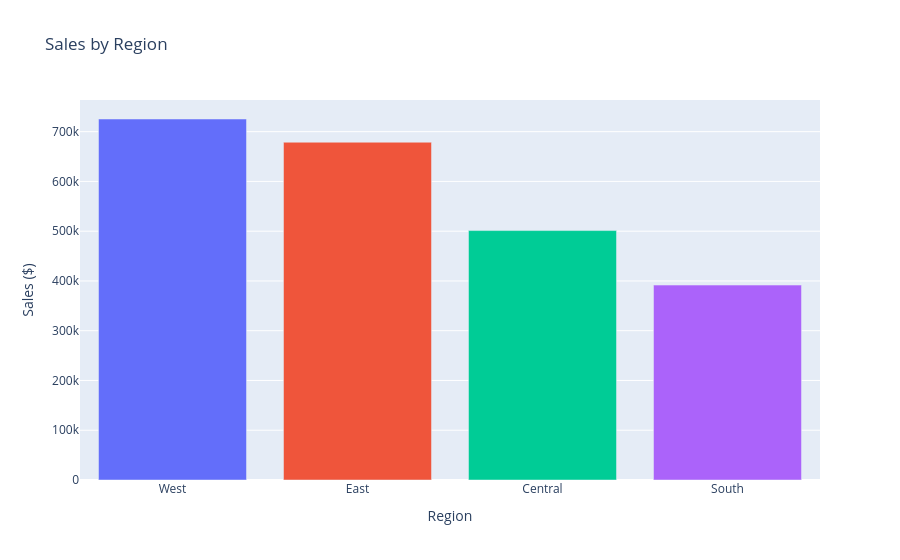

The cell this chart's notebook holds for it:
### Code cell
# Visualization 5: Sales by Region
sales_by_region_df = sales_by_region.reset_index()
sales_by_region_df.columns = ['Region', 'Sales']

fig = px.bar(sales_by_region_df, x='Region', y='Sales',
              title='Sales by Region',
              labels={'Region': 'Region', 'Sales': 'Sales ($)'},
              color='Region')
fig.update_layout(
    xaxis_title='Region',
    yaxis_title='Sales ($)',
    showlegend=False
)
fig.show()

### Figure 1 — Plotly figure (JSON) as saved in the notebook; plotly's stock layout.template omitted (floating-point values rounded to 4 significant figures)
{"data": [{"hovertemplate": "Region=%{x}<br>Sales ($)=%{y}<extra></extra>", "legendgroup": "West", "marker": {"color": "#636efa", "pattern": {"shape": ""}}, "name": "West", "orientation": "v", "showlegend": true, "textposition": "auto", "type": "bar", "x": ["West"], "xaxis": "x", "y": [725500.0], "yaxis": "y"}, {"hovertemplate": "Region=%{x}<br>Sales ($)=%{y}<extra></extra>", "legendgroup": "East", "marker": {"color": "#EF553B", "pattern": {"shape": ""}}, "name": "East", "orientation": "v", "showlegend": true, "textposition": "auto", "type": "bar", "x": ["East"], "xaxis": "x", "y": [678800.0], "yaxis": "y"}, {"hovertemplate": "Region=%{x}<br>Sales ($)=%{y}<extra></extra>", "legendgroup": "Central", "marker": {"color": "#00cc96", "pattern": {"shape": ""}}, "name": "Central", "orientation": "v", "showlegend": true, "textposition": "auto", "type": "bar", "x": ["Central"], "xaxis": "x", "y": [501200.0], "yaxis": "y"}, {"hovertemplate": "Region=%{x}<br>Sales ($)=%{y}<extra></extra>", "legendgroup": "South", "marker": {"color": "#ab63fa", "pattern": {"shape": ""}}, "name": "South", "orientation": "v", "showlegend": true, "textposition": "auto", "type": "bar", "x": ["South"], "xaxis": "x", "y": [391700.0], "yaxis": "y"}], "layout": {"barmode": "relative", "legend": {"title": {"text": "Region"}, "tracegroupgap": 0}, "showlegend": false, "title": {"text": "Sales by Region"}, "xaxis": {"anchor": "y", "categoryarray": ["West", "East", "Central", "South"], "categoryorder": "array", "domain": [0, 1], "title": {"text": "Region"}}, "yaxis": {"anchor": "x", "domain": [0, 1], "title": {"text": "Sales ($)"}}}}
